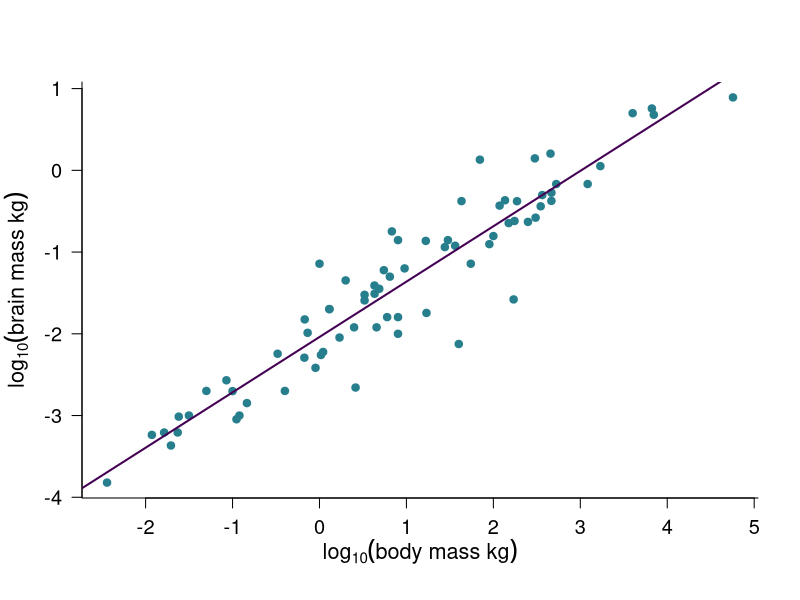
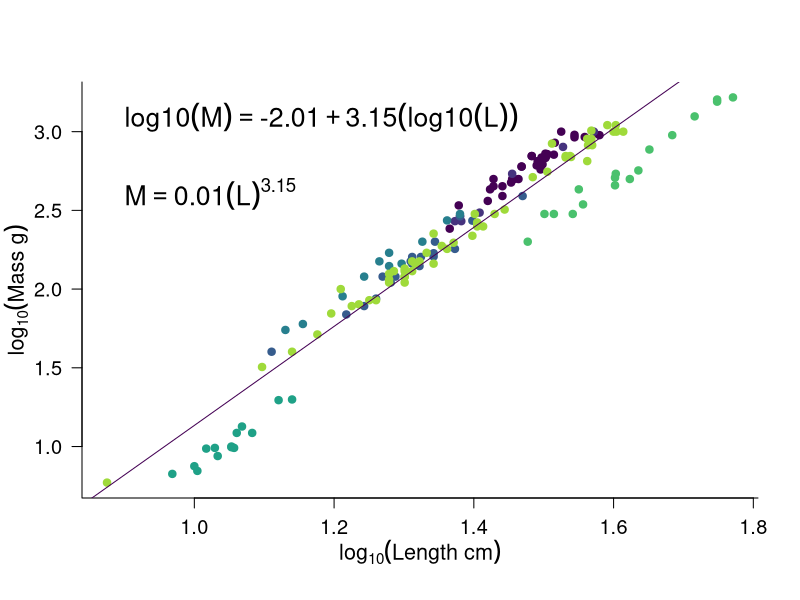
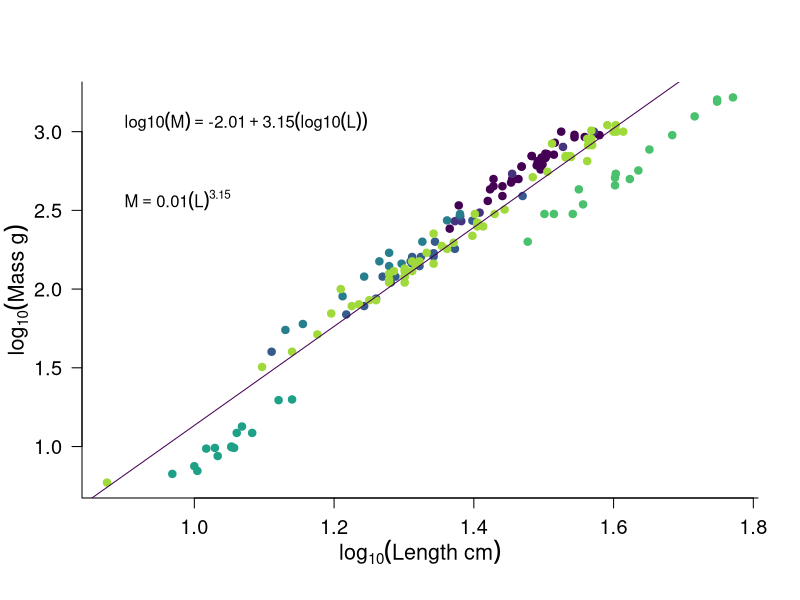
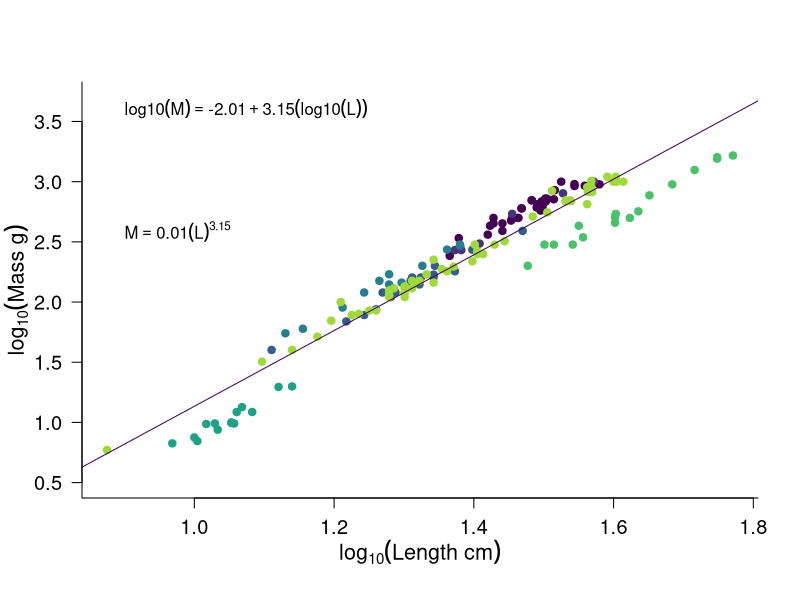
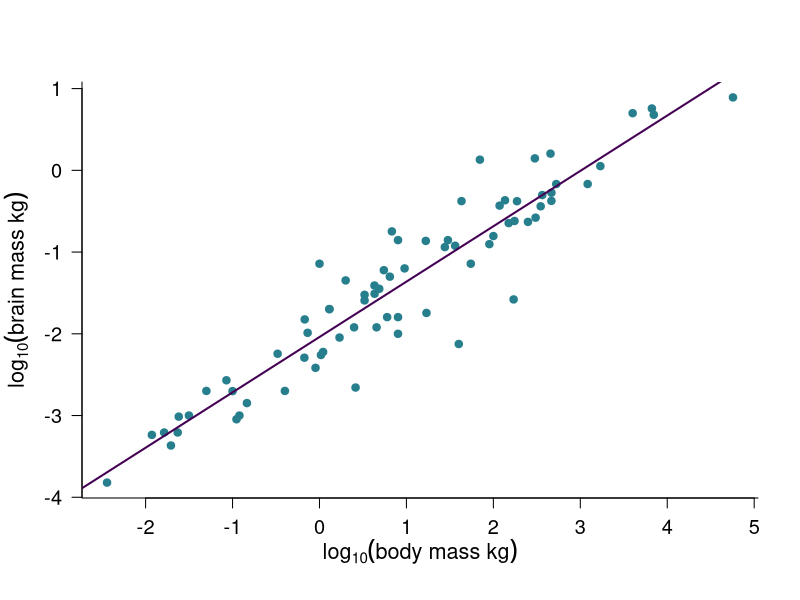
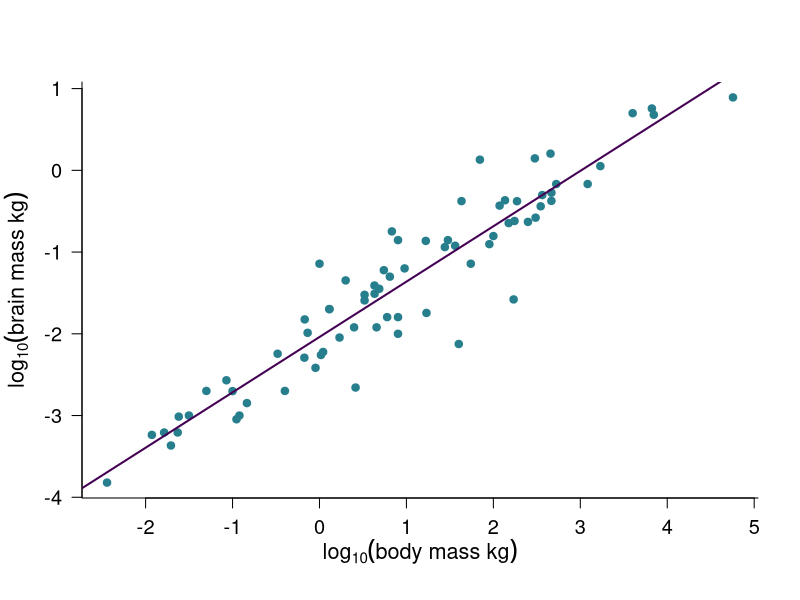

Write R code to recreate these figures, in order.
## ---- chunk 1
# set some global knitr build options, notably the default figure size
knitr::opts_chunk$set(collapse = TRUE, comment = "#-",
                      fig.width = 5, fig.height = 5)

# load the viridis package for pretty and accessible colours especially for those with 
# colour blindness. You will need to install this if you dont have it already using
# install.packages("viridis")
library(viridis)

# Here I create a palette of 8 colours from the viridis spectrum. I can then access these colours
# within plotting commands by e.g. plot(0,0, col = 1), or plot(0,0, col = 4) or plot(0,0, col = 8).
# This palette is also useful as it will print clearly in greyscale without any extra effort.
# see vignette for viridis for more details.
palette(viridis(8))

## ---- chunk 2

# read in the data
mydata <- read.csv("assets/data/brain-data.csv", header = T )

# Im going to convert to kilograms so we get some numbers less 
# than 1 for this example
mydata$brain <- mydata$brain / 1000
mydata$body <- mydata$body / 1000

# plot the log transformed data as a scatter plot
plot(log10(mydata$body), log10(mydata$brain),
     pch = 19, las = 1, bty = "L",
     xlab = expression(log[10](body~mass~kg)),
     ylab = expression(log[10](brain~mass~kg)),
     cex.lab = 1.3,
     cex.axis = 1.2,
     col = 4,
     mgp = c(2.5, 1, 0))
abline(glm(log10(brain)~log10(body), data = mydata), col = 1, lwd = 2 )



## ---- chunk 3

library(rrcov, verbose=F, quietly=T)
data("fish")

with(fish[complete.cases(fish) & fish$Weight>0,],{

# plot the log transformed data as a scatter plot
plot(log10(Length1), log10(Weight),
     pch = 19, las = 1, bty = "L",
     xlab = expression(log[10](Length~cm)),
     ylab = expression(log[10](Mass~g)),
     cex.lab = 1.3,
     cex.axis = 1.2,
     col = Species,
     mgp = c(2.5, 1, 0))


m1 <- glm(log10(Weight)~log10(Length1), data = fish[complete.cases(fish) & fish$Weight>0,])

# add the glm line to the plot
abline(m1, col = 1 )

# print the equation on the plot
m1_coef <- round(coef(m1), 2) # extract coefficients 
text(0.9, 3,
     bquote( log10(M) == .(m1_coef[1]) + .(m1_coef[2]) * (log10(L)) ),
     cex = 1.6, adj = c(0,0))
text(0.9, 2.5,
     bquote( M == .(round(10^m1_coef[1], 3)) * (L) ^ .(m1_coef[2]) ), 
     cex = 1.6, adj = c(0,0))

}) # end with() statement

## ---- chunk 4

with(fish[complete.cases(fish) & fish$Weight>0,],{

# plot the log transformed data as a scatter plot
plot(log10(Length1), log10(Weight),
     pch = 19, las = 1, bty = "L",
     xlab = expression(log[10](Length~cm)),
     ylab = expression(log[10](Mass~g)),
     cex.lab = 1.3,
     cex.axis = 1.2,
     col = Species,
     mgp = c(2.5, 1, 0))
  
  
m1 <- glm(log10(Weight)~log10(Length1), data = fish[complete.cases(fish) & fish$Weight>0,])

# add the glm line to the plot
abline(m1, col = 1 )

# print the equation on the plot
m1_coef <- round(coef(m1), 2) # extract coefficients 
text(0.9, 3,
     bquote( log10(M) == .(m1_coef[1]) + .(m1_coef[2]) * (log10(L)) ),
     cex = 1, adj = c(0,0))
text(0.9, 2.5,
     bquote( M == .(round(10^m1_coef[1], 3)) * (L) ^ .(m1_coef[2]) ), 
     cex = , adj = c(0,0))

}) # end with() statement

## ---- chunk 5

with(fish[complete.cases(fish) & fish$Weight>0,],{

# plot the log transformed data as a scatter plot
plot(log10(Length1), log10(Weight),
     pch = 19, las = 1, bty = "L",
     xlab = expression(log[10](Length~cm)),
     ylab = expression(log[10](Mass~g)),
     cex.lab = 1.3,
     cex.axis = 1.2,
     col = Species,
     mgp = c(2.5, 1, 0),
     ylim = c(0.5, 3.7))
  
  
m1 <- glm(log10(Weight)~log10(Length1), data = fish[complete.cases(fish) & fish$Weight>0,])

# add the glm line to the plot
abline(m1, col = 1 )

# print the equation on the plot
m1_coef <- round(coef(m1), 2) # extract coefficients 
text(0.9, 3.52,
     bquote( log10(M) == .(m1_coef[1]) + .(m1_coef[2]) * (log10(L)) ),
     cex = 1, adj = c(0,0))
text(0.9, 2.5,
     bquote( M == .(round(10^m1_coef[1], 3)) * (L) ^ .(m1_coef[2]) ), 
     cex = 1, adj = c(0,0))

}) # end with() statement

## ---- chunk 6
# plot the log transformed data as a scatter plot
plot(log10(mydata$body), log10(mydata$brain),
     pch = 19, las = 1, bty = "L",
     xlab = expression(log[10](body~mass~kg)),
     ylab = expression(log[10](brain~mass~kg)),
     cex.lab = 1.3,
     cex.axis = 1.2,
     col = 4,
     mgp = c(2.5, 1, 0))
abline(glm(log10(brain)~log10(body), data = mydata), col = 1, lwd = 2 )

## ---- chunk 7
# plot the log transformed data as a scatter plot
plot(log10(mydata$body), log10(mydata$brain),
     pch = 19, las = 1, bty = "L",
     xlab = expression(log[10](body~mass~kg)),
     ylab = expression(log[10](brain~mass~kg)),
     cex.lab = 1.3,
     cex.axis = 1.2,
     col = 4,
     mgp = c(2.5, 1, 0))
abline(glm(log10(brain)~log10(body), data = mydata), col = 1, lwd = 2 )
